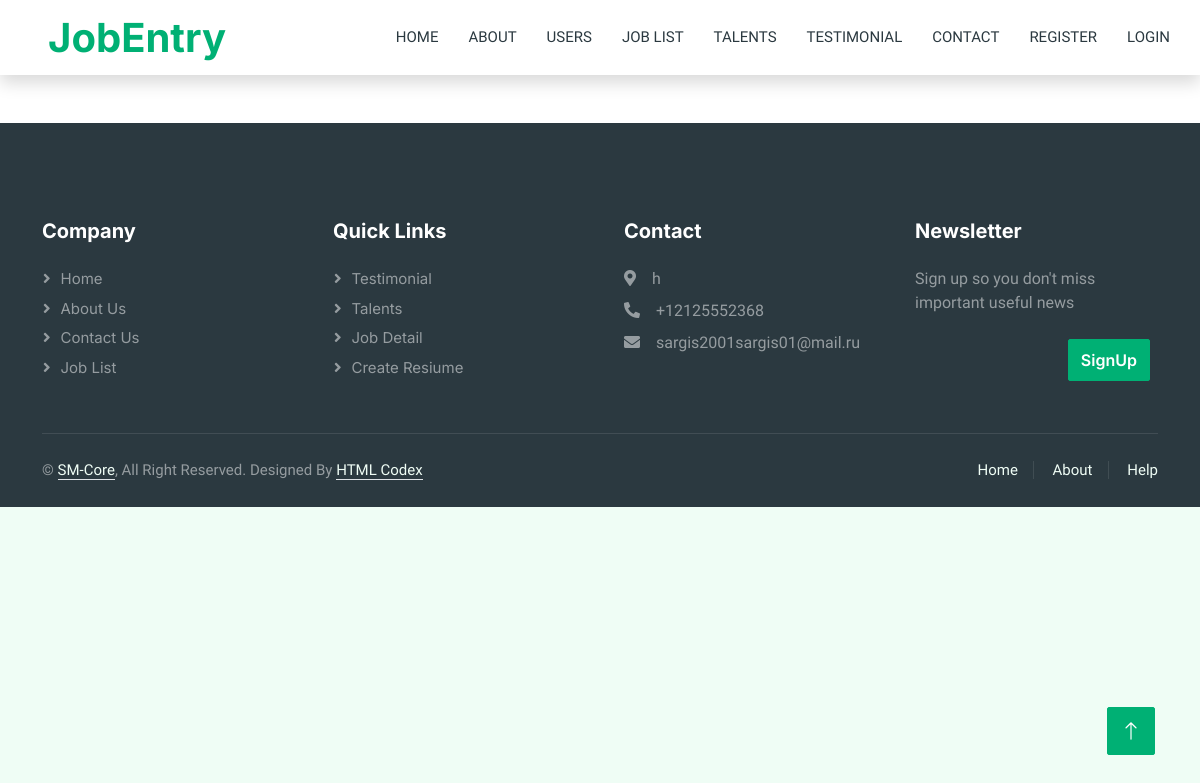
/talent/1/, run on an earlier commit of the app's database.
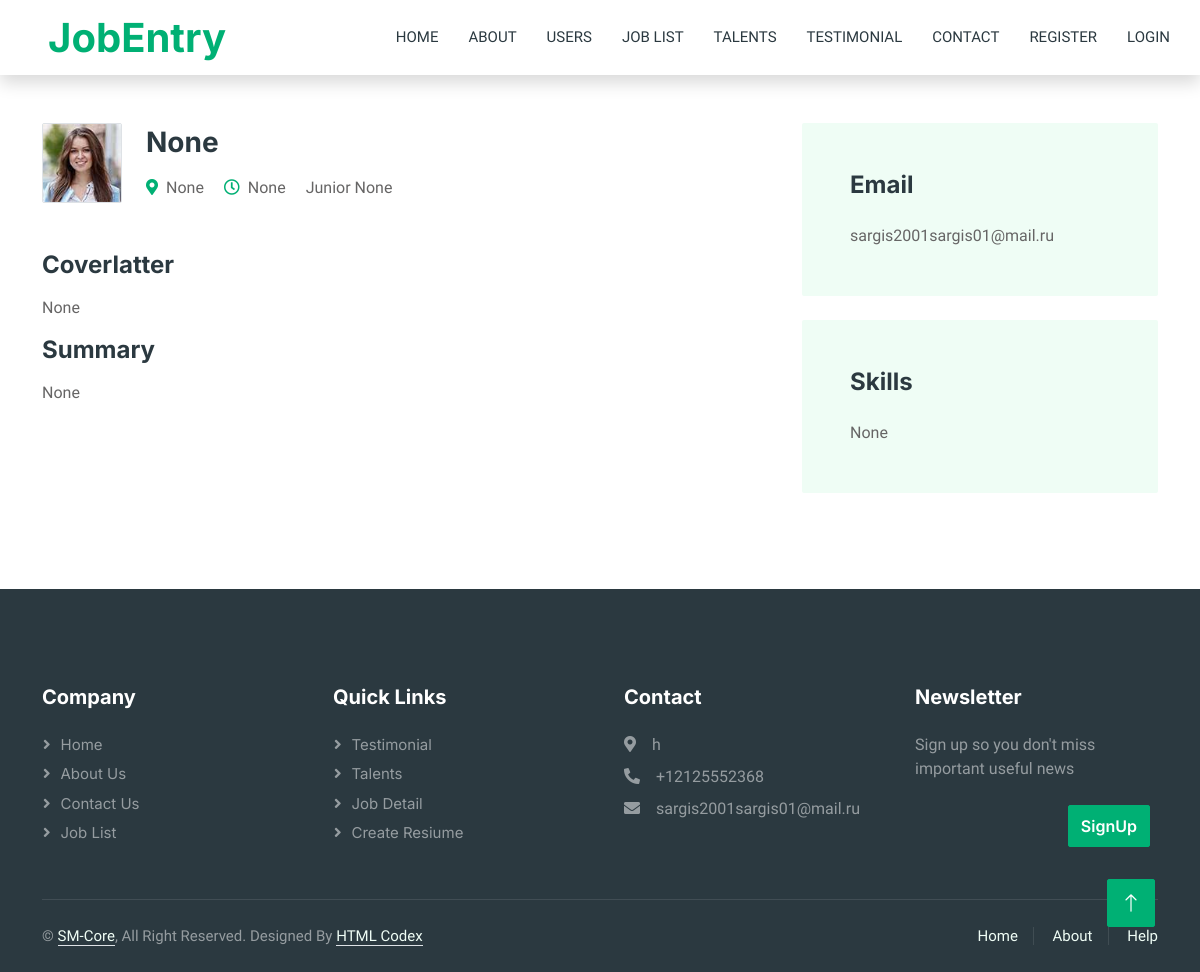
And on a later commit of the database.
### main/models.py (models this page shows, shortened)
class Talent(models.Model):
    typerank = [
        ('Junior', 'Junior'),
        ('Middel', 'Middel'),
        ('Senior', 'Senior'),
        ('Leader', 'Leader'),
    ]
    name=models.CharField('Name',max_length=255)
    img=models.ImageField('imagers',upload_to='Talent_media')
    prof=models.CharField('profession',max_length=255)
    jobtime=models.CharField('Job Time',max_length=55)
    rank=models.CharField('rank',choices=typerank,max_length=55)
    address=models.CharField('Addres',max_length=255)
    coverlatter=models.TextField('Coverlatter')
    email=models.EmailField('email',null=True)
    skill=models.TextField('skills',null=True)
    summery=models.TextField('summery',null=True)
    class Meta:
        verbose_name='Talent'
        verbose_name_plural='Talents'

### main/views.py (the view)
# urls.py: path('talent/<int:id>/',TalentDetailView.as_view(),name='talentdetail'),
class TalentDetailView(DetailView):
    template_name='talent-detail.html'
    def get(self,request,id):
        subtalent=Talent.objects.filter(pk=id)
        contactus=ContactUs.objects.get()
        context={
            'link':'Talent',
            'subtalent':subtalent,
            'contactus':contactus,
                }
        return render(request,self.template_name,context)

### main/Templates/talent-detail.html (shortened to what this page needs)
{% extends 'base.html' %}
    {% block content %}
        {% for i in subtalent %}
        <div class="container-xxl py-5 wow fadeInUp" data-wow-delay="0.1s">
            <div class="container">
                <div class="row gy-5 gx-4">
                    <div class="col-lg-8">
                        <div class="d-flex align-items-center mb-5">
                            <img class="flex-shrink-0 img-fluid border rounded" src="{{ i.img.url }}" alt="" style="width: 80px; height: 80px;">
                            <div class="text-start ps-4">
                                <h3 class="mb-3">{{ i.name }}</h3>
                                <span class="text-truncate me-3"><i class="fa fa-map-marker-alt text-primary me-2"></i>{{ i.address }}</span>
                                <span class="text-truncate me-3"><i class="far fa-clock text-primary me-2"></i>{{ i.jobtime }}</span>
                                <span class="text-truncate me-0"> {{ i.rank }}  {{ i.prof }}</span>
                            </div>
                        </div>
                        <div class="mb-5">
                            <h4 class="mb-3">Coverlatter</h4>
                            <p>{{ i.coverlatter|safe }}</p>
                            <h4 class="mb-3">Summary</h4>
                            <p>{{ i.summery|safe }}</p>
                        </div>
                    </div>
                    <div class="col-lg-4">
                        <div class="bg-light rounded p-5 mb-4 wow slideInUp" data-wow-delay="0.1s">
                            <h4 class="mb-4">Email</h4>
                            {{ i.email }}
                        </div>
                        <div class="bg-light rounded p-5 wow slideInUp" data-wow-delay="0.1s">
                            <h4 class="mb-4">Skills</h4>
                            <p class="m-0">{{ i.skill|safe }}</p>
                        </div>
                    </div>
                </div>
            </div>
        </div>
        {% endfor %}
    {% endblock %}

What changed in the data, as far as the page shows it:
added Talent: img (picture), name "None", address "None", jobtime "None", rank "Junior", prof "None", coverlatter "None", summery "None", email "sargis2001sargis01@mail.ru", skill "None"
